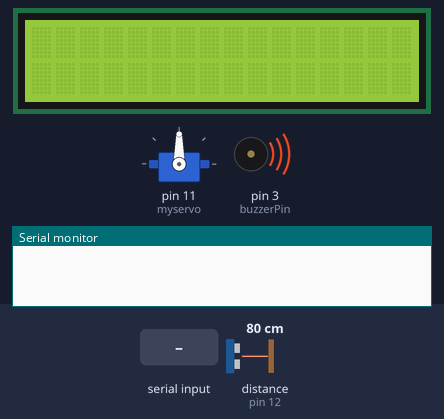
Recording of a sketch running on a simulated Arduino Mega 2560, built with avr-gcc and run on an emulated ATmega2560. On the bench: servo, 16×2 character LCD, buzzer (waves = sounding, pin HIGH), the last lines printed to the serial monitor. Wiring (inferred from the names in the program): ultrasonic range finder: trigger pin 13; echo pin 12. Inputs (shaded band) come from the test bench; at power-on: distance to the obstacle (sensor on pin 12) 80 cm. The echo pulse lasts 58.3 µs per cm; pins used as bus, display or sensor lines are not drawn.

Above: at 1.2 s.
1.3 s: "0" received over Serial
5.6 s: "1" received over Serial
At 8.5 s:
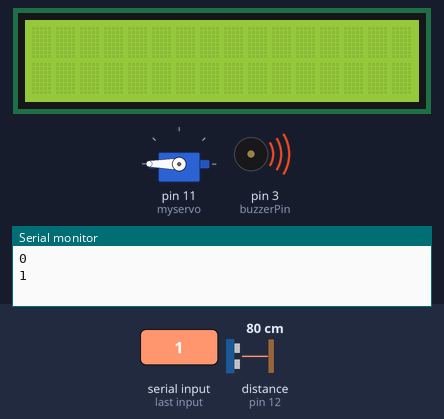
8.6 s: distance to the obstacle (sensor on pin 12) set to 23 cm
10.1 s: distance to the obstacle (sensor on pin 12) set to 19 cm
At 10.5 s:
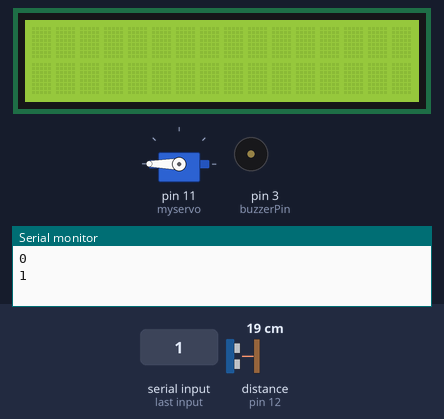
11.6 s: "0" received over Serial
At 14.8 s:
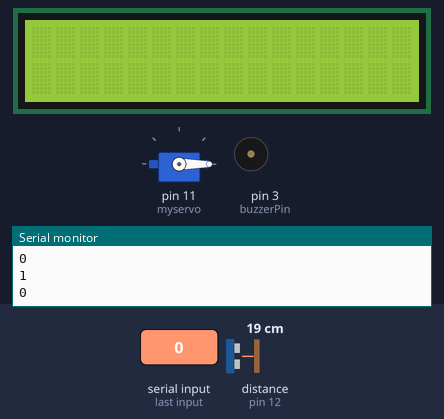
Timing chart, 0 to 16.3 s (numbered marks = the images above; inputs shaded):
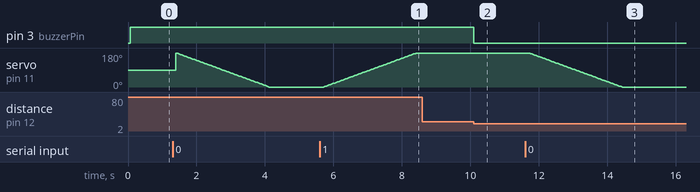

Measured:
- the behaviour switches between 21 and 20 cm on distance to the obstacle (sensor on pin 12) (found by bisection; images 1 and 2)
- after the input at 5.6 s, servo on pin 11 (myservo): moves from 0° to 180° over 2.7 s, starting after 0.12 s
- after the input at 8.6 s, every drawn part: stays the same
- after the input at 10.1 s, pin 3 (buzzerPin): HIGH → LOW at once
- after the input at 11.6 s, servo on pin 11 (myservo): moves from 180° to 0° over 2.7 s, starting after 0.12 s

The sketch:

PROJECT2.ino
```cpp
#include <Keypad.h>
#include <LiquidCrystal.h>
#include <Servo.h>
#include <SoftwareSerial.h>

Servo myservo;
LiquidCrystal lcd(10,9,4,5,6,8);

char hexakeys[4][4] = {
  {'1','2','3','A'},
  {'4','5','6','B'},
  {'7','8','9','C'},
  {'*','0','#','D'}
  };

byte rowPins[4] = {30,32,34,36};
byte colPins[4] = {38,40,42,44};

Keypad customKeypad = Keypad(makeKeymap(hexakeys),rowPins,colPins,4,4);


int screen = 0;
boolean clear = true;
int pos = 0;
boolean doorUnlocked = false;

const int trigPin = 13;
const int echoPin = 12;
const int buzzerPin = 3;

void setup() {
  pinMode(buzzerPin, OUTPUT);
  pinMode(echoPin, INPUT);
  pinMode(trigPin, OUTPUT);
  myservo.attach(11);
  lcd.begin(16,2);
  Serial.begin(9600);
}

void clear_screen(){
if(clear){
    lcd.setCursor(0,0);
    lcd.print("                ");
    lcd.setCursor(0,1);
    lcd.print("                ");
    clear = false;
  }
}

void ultrasonic1(){
  double duration, distance;
  digitalWrite(trigPin, HIGH);
  delayMicroseconds(10);
  digitalWrite(trigPin, LOW);
  duration = pulseIn(echoPin, HIGH);
  distance = duration / 29.0 / 2.0;


  if(distance > 20){
    digitalWrite(buzzerPin, HIGH);
    }
  else{
      digitalWrite(buzzerPin, LOW);
    }
  }

void loop() {

  if(!doorUnlocked)
  {
    ultrasonic1();
  }

  if(Serial.available()){
    delay(100);
    char blueInput = (char)Serial.read();
    Serial.println(blueInput);

    switch(blueInput){
      case '0': unlockDoor();
                break;
      case '1': lockDoor();
                break;
    }

  }

}

void unlockDoor(){
  doorUnlocked = true;
  for (pos = 180; pos >= 0; pos -= 1) {
    myservo.write(pos);
    delay(15);
  }
}


void lockDoor(){
  for (pos = 0; pos <= 180; pos += 1) {
    myservo.write(pos);
    delay(15);
  }

  doorUnlocked = false;
}
```
